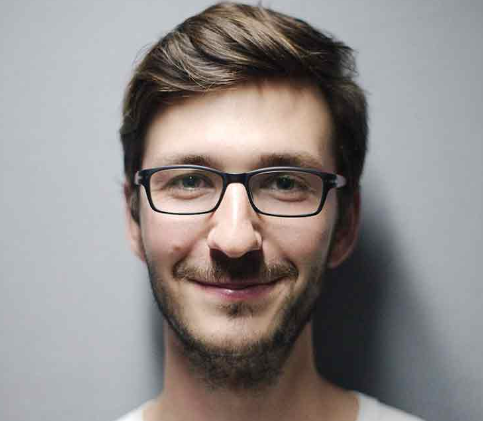
#> input picture Week 10/Code-Week#10/data/face1.png, 483 x 421 px, found by its file name
$ python '0. Face Detection.py'
#> lines starting #> are read from the running program, lines starting #| are printed output that depends on the picture; after the words box and inside, x2 and y2 are one past the last pixel; in counts of white or black regions, pixels touching at a corner belong together
# -*- coding: utf-8 -*-
"""
Created on Wed Mar 20 20:00:55 2024

@author: Noopa Jagadeesh
"""

import numpy as np
import cv2

#---loading haarcascade detector---
face_detector=cv2.CascadeClassifier('C:/Users/Downloads/COSC/Week#10/models/haarcascade_frontalface_default.xml')
#---Loading the image-----
img = cv2.imread('C:/Users/Downloads/COSC/Week#10/data/face1.png')
#> img is the input picture: shape (421, 483, 3); mean B, G, R 136.2, 137.8, 143
gray = cv2.cvtColor(img, cv2.COLOR_BGR2GRAY)
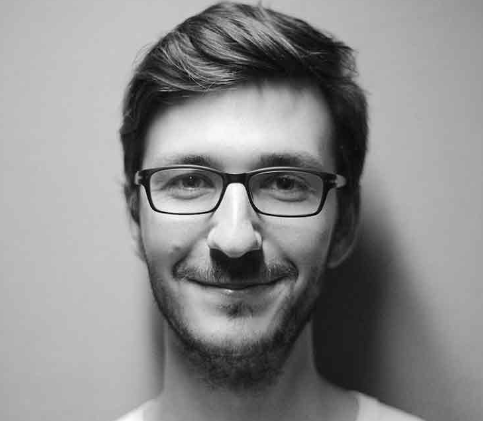
#> gray: shape (421, 483); min 2, max 254, mean 139.1
faces = face_detector.detectMultiScale(gray, 1.3, 5)
#> faces = [[99, 76, 285, 285]]
for (x,y,w,h) in faces:
    cv2.rectangle(img,(x,y),(x+w,y+h),(0,255,0),2)
#> this loop made 1 pass
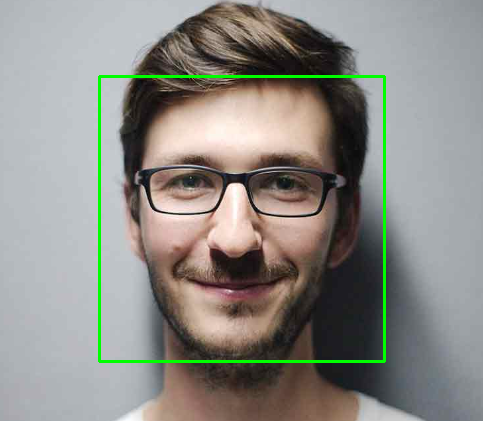
#> img: shape (421, 483, 3); 1.68% of pixels changed, all inside (x1, y1, x2, y2) = (98, 75, 386, 363)

cv2.imshow('img',img)
cv2.waitKey(0)
cv2.destroyAllWindows()
